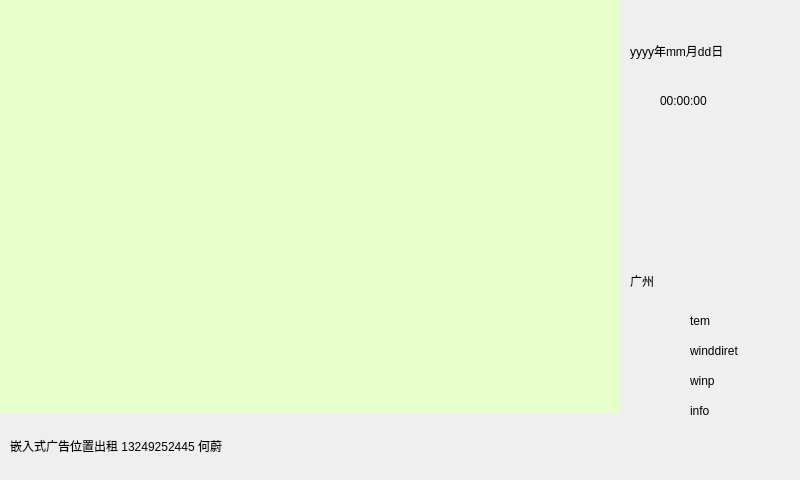
<?xml version="1.0" encoding="UTF-8"?>
<ui version="4.0">
 <class>MainWindow</class>
 <widget class="QMainWindow" name="MainWindow">
  <property name="geometry">
   <rect>
    <x>0</x>
    <y>0</y>
    <width>800</width>
    <height>480</height>
   </rect>
  </property>
  <property name="windowTitle">
   <string>MainWindow</string>
  </property>
  <widget class="QWidget" name="centralWidget">
   <widget class="QLabel" name="datalabel">
    <property name="geometry">
     <rect>
      <x>630</x>
      <y>30</y>
      <width>171</width>
      <height>41</height>
     </rect>
    </property>
    <property name="styleSheet">
     <string notr="true">font: 12pt &quot;黑体&quot; color(255,255,255);
</string>
    </property>
    <property name="text">
     <string>yyyy年mm月dd日</string>
    </property>
   </widget>
   <widget class="QLabel" name="label">
    <property name="geometry">
     <rect>
      <x>0</x>
      <y>0</y>
      <width>620</width>
      <height>413</height>
     </rect>
    </property>
    <property name="styleSheet">
     <string notr="true">background-color: rgb(231, 255, 202);</string>
    </property>
    <property name="text">
     <string/>
    </property>
   </widget>
   <widget class="QLabel" name="timelabel">
    <property name="geometry">
     <rect>
      <x>660</x>
      <y>80</y>
      <width>131</width>
      <height>41</height>
     </rect>
    </property>
    <property name="styleSheet">
     <string notr="true">font: 16pt &quot;黑体&quot; color(255,255,255);
</string>
    </property>
    <property name="text">
     <string>00:00:00</string>
    </property>
   </widget>
   <widget class="QLabel" name="typelabel">
    <property name="geometry">
     <rect>
      <x>10</x>
      <y>420</y>
      <width>781</width>
      <height>51</height>
     </rect>
    </property>
    <property name="styleSheet">
     <string notr="true">font: 16pt &quot;黑体&quot;;</string>
    </property>
    <property name="text">
     <string>嵌入式广告位置出租 13249252445 何蔚</string>
    </property>
   </widget>
   <widget class="QLabel" name="guangzhoulabel">
    <property name="geometry">
     <rect>
      <x>630</x>
      <y>260</y>
      <width>71</width>
      <height>41</height>
     </rect>
    </property>
    <property name="styleSheet">
     <string notr="true"/>
    </property>
    <property name="text">
     <string>广州</string>
    </property>
   </widget>
   <widget class="QLabel" name="temlabel">
    <property name="geometry">
     <rect>
      <x>690</x>
      <y>300</y>
      <width>71</width>
      <height>41</height>
     </rect>
    </property>
    <property name="styleSheet">
     <string notr="true">
</string>
    </property>
    <property name="text">
     <string>tem</string>
    </property>
   </widget>
   <widget class="QLabel" name="direlabel">
    <property name="geometry">
     <rect>
      <x>690</x>
      <y>330</y>
      <width>91</width>
      <height>41</height>
     </rect>
    </property>
    <property name="styleSheet">
     <string notr="true"/>
    </property>
    <property name="text">
     <string>winddiret</string>
    </property>
   </widget>
   <widget class="QLabel" name="winplabel">
    <property name="geometry">
     <rect>
      <x>690</x>
      <y>360</y>
      <width>71</width>
      <height>41</height>
     </rect>
    </property>
    <property name="styleSheet">
     <string notr="true"/>
    </property>
    <property name="text">
     <string>winp</string>
    </property>
   </widget>
   <widget class="QLabel" name="infolabel">
    <property name="geometry">
     <rect>
      <x>690</x>
      <y>390</y>
      <width>71</width>
      <height>41</height>
     </rect>
    </property>
    <property name="styleSheet">
     <string notr="true"/>
    </property>
    <property name="text">
     <string>info</string>
    </property>
   </widget>
  </widget>
 </widget>
 <layoutdefault spacing="6" margin="11"/>
 <resources/>
 <connections/>
</ui>
